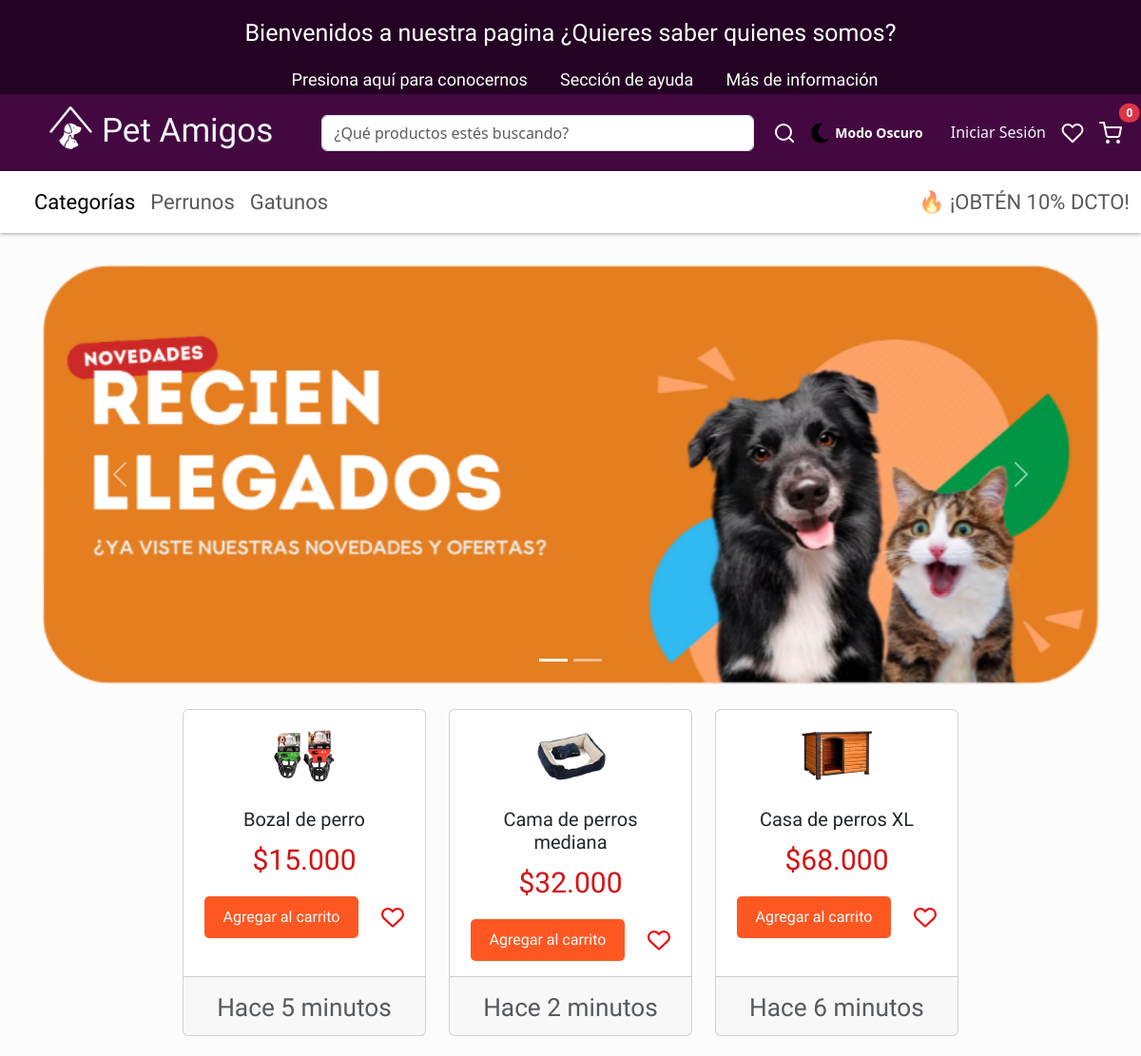
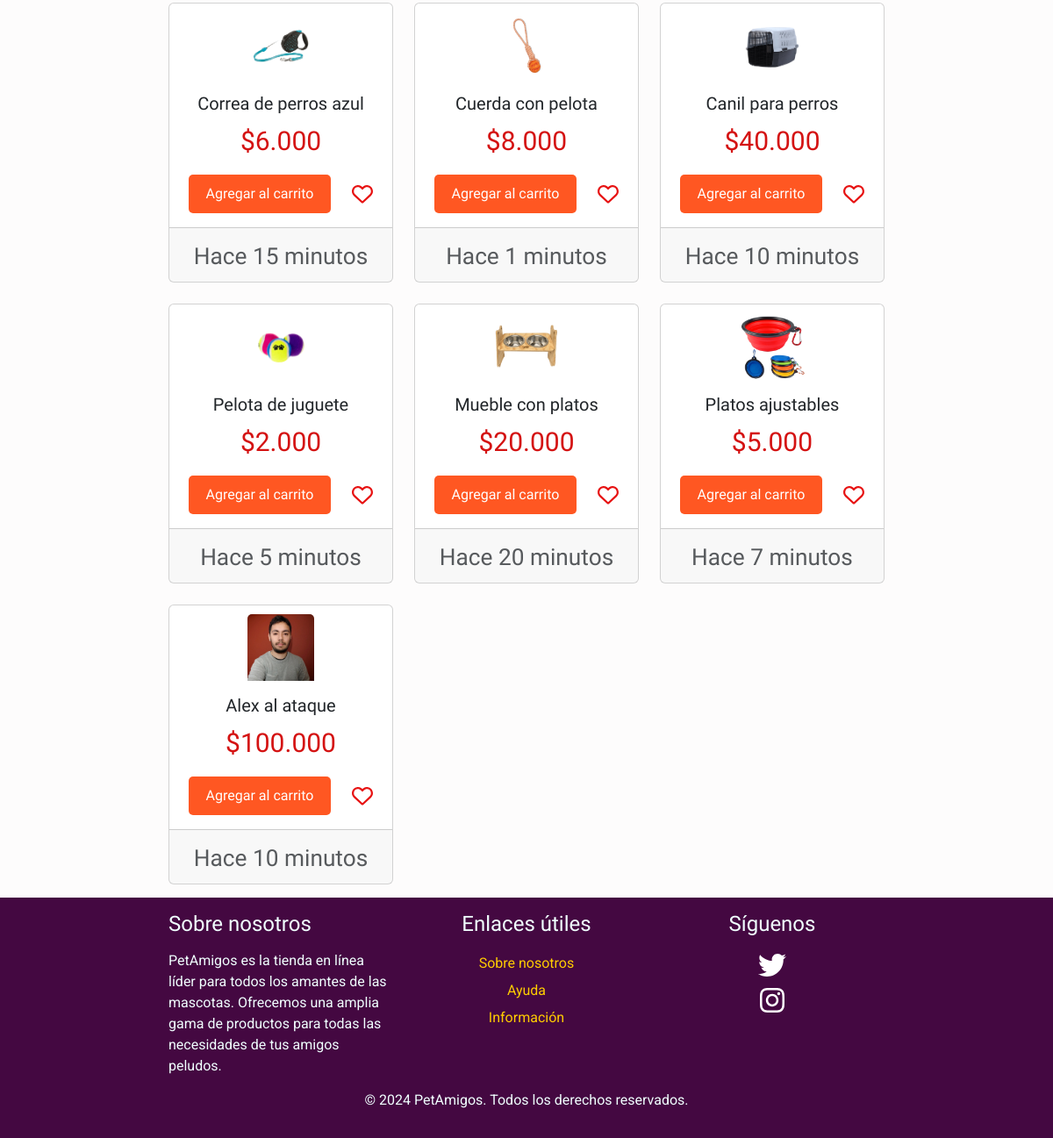
Screenshot of /animales/productosPerro/ with the database file from the repository (2 pictures, top to bottom).
### animales/models.py (models this page shows, shortened)
class ProductoPerros(models.Model):
    nombre = models.CharField(max_length=100)
    precio = models.CharField(max_length=50)
    stock = models.IntegerField()
    imagen = models.ImageField(upload_to='productos/')
    minutos = models.IntegerField(default=0)

### animales/views.py (the view)
# urls.py: path('productosPerro/', views.productoPerro, name='productosPerro'),
def productoPerro(request):
    productos =  ProductoPerros.objects.all()
    return render(request, 'animales/productosPerro.html', {'productos': productos})

### animales/templates/animales/productosPerro.html (shortened to what this page needs)
<!doctype html>
<html lang="en">
<head>
    {% load static %}
    <link rel="stylesheet" href="{% static 'bootstrap-5.3.3-dist/css/bootstrap.min.css' %}">
    <link rel="stylesheet" href="{% static 'css/style_productosPerros.css' %}">
</head>
<body>
<section class="container-mt-4">
    <header>
        <h5>Bienvenidos a nuestra pagina ¿Quieres saber quienes somos?</h5>
        <a href="{% url 'QuienesSomos' %}">Presiona aquí para conocernos</a>
        <a href="{% url 'ayuda' %}">Sección de ayuda</a>
        <a href="{% url 'informacion' %}">Más de información</a>
    </header>
</section>
    <nav class="navbar navbar-expand-lg">
        <div class="container-fluid">
            <a id="logo" class="navbar-brand" href="{% url 'index' %}">
                <img src="{% static 'img/Logo.png' %}" width="45px" height="100px" alt="Logo">Pet Amigos
            </a>
            <div class="collapse navbar-collapse" id="navbarSupportedContent">
                <form class="d-flex" role="search">
                    <input class="form-control me-2" type="search" placeholder="¿Qué productos estés buscando?" aria-label="Search">
                    <button id="btnsearch" class="btn btn-outline-dark" type="submit">
                        <img src="{% static 'img/search.svg' %}" alt="buscar">
                    </button>
                </form>
                <li id="moon-dark" class="nav-item">
                    <a id="darkModeToggle" class="nav-link active" href="javascript:void(0)">
                        <img id="darkModeIcon" src="{% static 'img/moon-solid.svg' %}" alt="Modo Oscuro" style="width: 24px; height: 24px;">
                        <span id="modeToggleText">Modo Oscuro</span>
                    </a>
                </li>
                <ul class="navbar-nav ms-auto mb-2 mb-lg-0">
                    <li class="nav-item">
                        <a id="sesion" class="nav-link active" aria-current="page" href="{% url 'inicioDeSesion' %}">Iniciar Sesión</a>
                    </li>
                    <li class="nav-item">
                        <a class="nav-link active" aria-current="page" href="{% url 'favoritos' %}">
                            <img src="{% static 'img/heart.svg' %}" alt="favoritos">
                        </a>
                    </li>
                    <li class="nav-item position-relative">
                        <a class="nav-link active" aria-current="page" href="{% url 'ver_carrito' %}">
                            <img src="{% static 'img/shopping-cart.svg' %}" alt="compras" style="width: 24px; height: 24px;">
                            <span id="contadorCarrito" class="position-absolute top-0 start-100 translate-middle badge rounded-pill bg-danger badge-carrito">
                                0
                            </span>
                        </a>
                    </li>
                </ul>
            </div>
        </div>
    </nav>
    <nav id="navbarcategorias" class="navbar navbar-expand-lg">
        <div class="container-fluid">
            <div class="collapse navbar-collapse" id="navbarText">
                <ul class="navbar-nav me-auto mb-2 mb-lg-0">
                    <li class="nav-item">
                        <a class="nav-link active" aria-current="page" href="#">Categorías</a>
                    </li>
                    <li class="nav-item">
                        <a class="nav-link" href="{% url 'productosPerro' %}">Perrunos</a>
                    </li>
                    <li class="nav-item">
                        <a class="nav-link" href="{% url 'productosGato' %}">Gatunos</a>
                    </li>
                </ul>
                <span class="navbar-text">
                    🔥 ¡OBTÉN 10% DCTO!
                </span>
            </div>
        </div>
    </nav>
    <section class="container mt-4">
        <div id="carouselExampleIndicators" class="carousel slide" data-bs-ride="carousel">
            <div class="carousel-indicators">
                <button type="button" data-bs-target="#carouselExampleIndicators" data-bs-slide-to="0" class="active" aria-current="true" aria-label="Slide 1"></button>
                <button type="button" data-bs-target="#carouselExampleIndicators" data-bs-slide-to="1" aria-label="Slide 2"></button>
            </div>
            <div class="carousel-inner">
                <div class="carousel-item active">
                    <img src="{% static 'img/promo.png' %}" class="d-block w-100" alt="...">
                </div>
            </div>
            <button class="carousel-control-prev" type="button" data-bs-target="#carouselExampleIndicators" data-bs-slide="prev">
                <span class="carousel-control-prev-icon" aria-hidden="true"></span>
            </button>
            <button class="carousel-control-next" type="button" data-bs-target="#carouselExampleIndicators" data-bs-slide="next">
                <span class="carousel-control-next-icon" aria-hidden="true"></span>
            </button>
        </div>
    </section>
    <div class="row row-cols-1 row-cols-md-3 g-4">
        {% for animales in productos %}
        <div class="col">
        <div class="card h-100">
            <img src="{{ animales.imagen.url }}" class="card-img-top" alt="{{animales.nombre}}">
            <div class="card-body">
            <h5 class="card-title">{{animales.nombre}}</h5>
            <p class="card-text">${{animales.precio}}</p>
            <div class="d-flex justify-content-center align-items-center">
                <a href="{% url 'agregar_al_carrito_perro' animales.id %}" class="btn btn-agregar-carrito me-3">Agregar al carrito</a>
                <img src="{% static 'img/heart_fav.svg' %}" alt="favorito" class="heart-icon ms-2">
            </div>
            </div>
            <div class="card-footer">
            <small class="text-body-secondary">Hace {{ animales.minutos }} minutos</small>
            </div>
        </div>
    </div>
    {% endfor %}
    </div>
    <footer class="footer py-3">
        <div class="row">
            <div class="col-md-4">
                <div class="about-us">
                    <h5>Sobre nosotros</h5>
                    <p>PetAmigos es la tienda en línea líder para todos los amantes de las mascotas. Ofrecemos una amplia gama de productos para todas las necesidades de tus amigos peludos.</p>
                </div>
            </div>
            <div class="col-md-4 text-center">
                <h5 class="mb-3">Enlaces útiles</h5>
                <ul class="list-unstyled">
                    <li><a href="{% url 'QuienesSomos' %}">Sobre nosotros</a></li>
                    <li><a href="{% url 'ayuda' %}">Ayuda</a></li>
                    <li><a href="{% url 'informacion' %}">Información</a></li>
                </ul>
            </div>
            <div class="col-md-4 text-center">
                <h5 class="mb-3">Síguenos</h5>
                <div class="d-flex justify-content-center flex-column align-items-center">
                    <a href="#" class="mb-2"><img src="{% static 'img/twitter.svg' %}" alt="Twitter" class="social-icon"></a>
                    <a href="#"><img src="{% static 'img/instagram.svg' %}" alt="Instagram" class="social-icon"></a>
                </div>
            </div>
        </div>
        <div class="row mt-2">
            <div class="col text-center">
                <p>&copy; 2024 PetAmigos. Todos los derechos reservados.</p>
            </div>
        </div>
    </footer>
</body>
</html>

### petamigos/static/css/style_productosPerros.css (style rules this page uses)
header { background-color: rgb(35, 2, 35); padding: 20px 0; text-align: center; }
header h5 { margin: 0; color: #fff; padding-bottom: 20px; font-family: "Passion One", sans-serif; font-size: 25px; }
header a { color: #ffffff; text-align: center; margin-left: 30px; text-decoration: none; font-size: 18px; font-family: "League Spartan", sans-serif; }
.navbar { margin-top: -18px; background-color: rgb(68, 8, 65); }
.navbar form { width: 60%; margin: auto; }
.row { margin-top: 20px; width: 70%; margin: auto; margin-bottom: 15px; font-family: "Passion One", sans-serif; font-size: 30px; }
.card-text { color: #d41212; }
.card { text-align: center; }
.card-img-top { width: 30%; margin: auto; margin-top: 10px; }
#moon-dark { list-style: none; }
#modeToggleText { font-size: 14px; font-weight: bold; transition: color 0.3s ease; color: #ffffff; }
#navbarcategorias { margin-top: 0; background-color: #ffffff; box-shadow: 0px 0px 5px rgba(0, 0, 0, 0.5); color: #000; font-family: "Passion One", sans-serif; font-size: 22px; }
#logo { color: aliceblue; font-family: "Bungee", sans-serif; font-size: 35px; margin-left: 40px; margin-right: 50px; }
#logo img { height: 45px; margin-right: 10px; margin-bottom: 10px; }
#sesion { color: aliceblue; margin-left: 20px; }
#btnsearch { border-radius: 40px; border: #e90404; color: #000; }
.heart-icon { width: 24px; height: 24px; }
.footer { background-color: rgb(68, 8, 65); color: azure; padding-top: -250px; padding-bottom: -20px; }
.footer h5 { font-family: "Passion One", sans-serif; font-size: 24px; margin-bottom: 15px; }
.footer p, .footer a { font-family: "Roboto", sans-serif; font-size: 16px; }
.footer a { color: #ffcc00; text-decoration: none; }
.footer .list-unstyled { padding-left: 0; list-style: none; }
.footer .list-unstyled li { margin-bottom: 3px; }
.footer .list-unstyled li a { display: block; padding: 2px 0; }
.footer .d-flex a { display: inline-block; color: #ffcc00; text-decoration: none; transition: color 0.3s ease; }
.footer p { margin-bottom: 0; }
body { background-color: #fdfcfc; }
.btn-agregar-carrito { background-color: #ff5722; color: #ffffff; border: none; padding: 10px 20px; font-size: 16px; border-radius: 5px; transition: background-color 0.3s ease; }
#carouselExampleIndicators { margin-top: 30px; }

### rows the page displays
ProductoPerros: imagen (picture), nombre "Bozal de perro", precio "15.000", minutos "5"
ProductoPerros: imagen (picture), nombre "Cama de perros mediana", precio "32.000", minutos "2"
ProductoPerros: imagen (picture), nombre "Casa de perros XL", precio "68.000", minutos "6"
ProductoPerros: imagen (picture), nombre "Correa de perros azul", precio "6.000", minutos "15"
ProductoPerros: imagen (picture), nombre "Cuerda con pelota", precio "8.000", minutos "1"
ProductoPerros: imagen (picture), nombre "Canil para perros", precio "40.000", minutos "10"
ProductoPerros: imagen (picture), nombre "Pelota de juguete", precio "2.000", minutos "5"
ProductoPerros: imagen (picture), nombre "Mueble con platos", precio "20.000", minutos "20"
ProductoPerros: imagen (picture), nombre "Platos ajustables", precio "5.000", minutos "7"
ProductoPerros: imagen (picture), nombre "Alex al ataque", precio "100.000", minutos "10"
